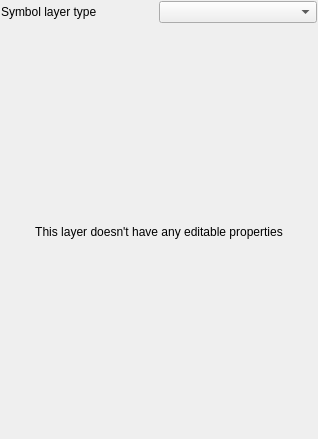
<?xml version="1.0" encoding="UTF-8"?>
<ui version="4.0">
 <class>LayerPropertiesWidget</class>
 <widget class="QWidget" name="LayerPropertiesWidget">
  <property name="geometry">
   <rect>
    <x>0</x>
    <y>0</y>
    <width>318</width>
    <height>439</height>
   </rect>
  </property>
  <property name="windowTitle">
   <string>Form</string>
  </property>
  <layout class="QGridLayout" name="gridLayout">
   <property name="verticalSpacing">
    <number>3</number>
   </property>
   <property name="margin">
    <number>1</number>
   </property>
   <item row="0" column="0">
    <layout class="QHBoxLayout" name="horizontalLayout">
     <item>
      <widget class="QLabel" name="label">
       <property name="text">
        <string>Symbol layer type</string>
       </property>
      </widget>
     </item>
     <item>
      <widget class="QComboBox" name="cboLayerType">
       <property name="sizePolicy">
        <sizepolicy hsizetype="Minimum" vsizetype="Fixed">
         <horstretch>0</horstretch>
         <verstretch>0</verstretch>
        </sizepolicy>
       </property>
      </widget>
     </item>
    </layout>
   </item>
   <item row="1" column="0">
    <widget class="QStackedWidget" name="stackedWidget">
     <widget class="QWidget" name="pageDummy">
      <layout class="QVBoxLayout" name="verticalLayout">
       <item>
        <widget class="QLabel" name="label_2">
         <property name="text">
          <string>This layer doesn't have any editable properties</string>
         </property>
         <property name="alignment">
          <set>Qt::AlignCenter</set>
         </property>
        </widget>
       </item>
      </layout>
     </widget>
    </widget>
   </item>
  </layout>
 </widget>
 <resources/>
 <connections/>
</ui>
